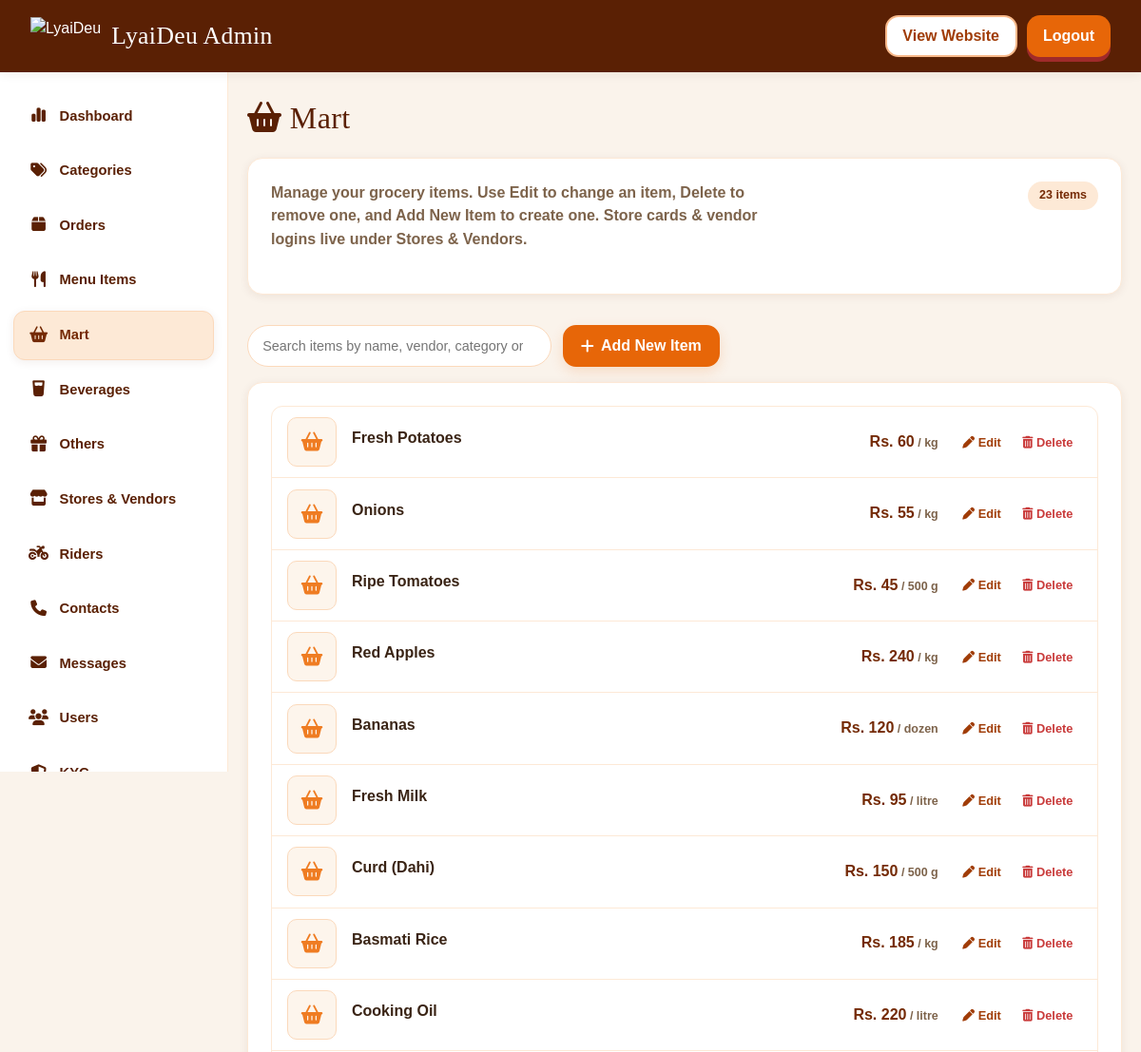
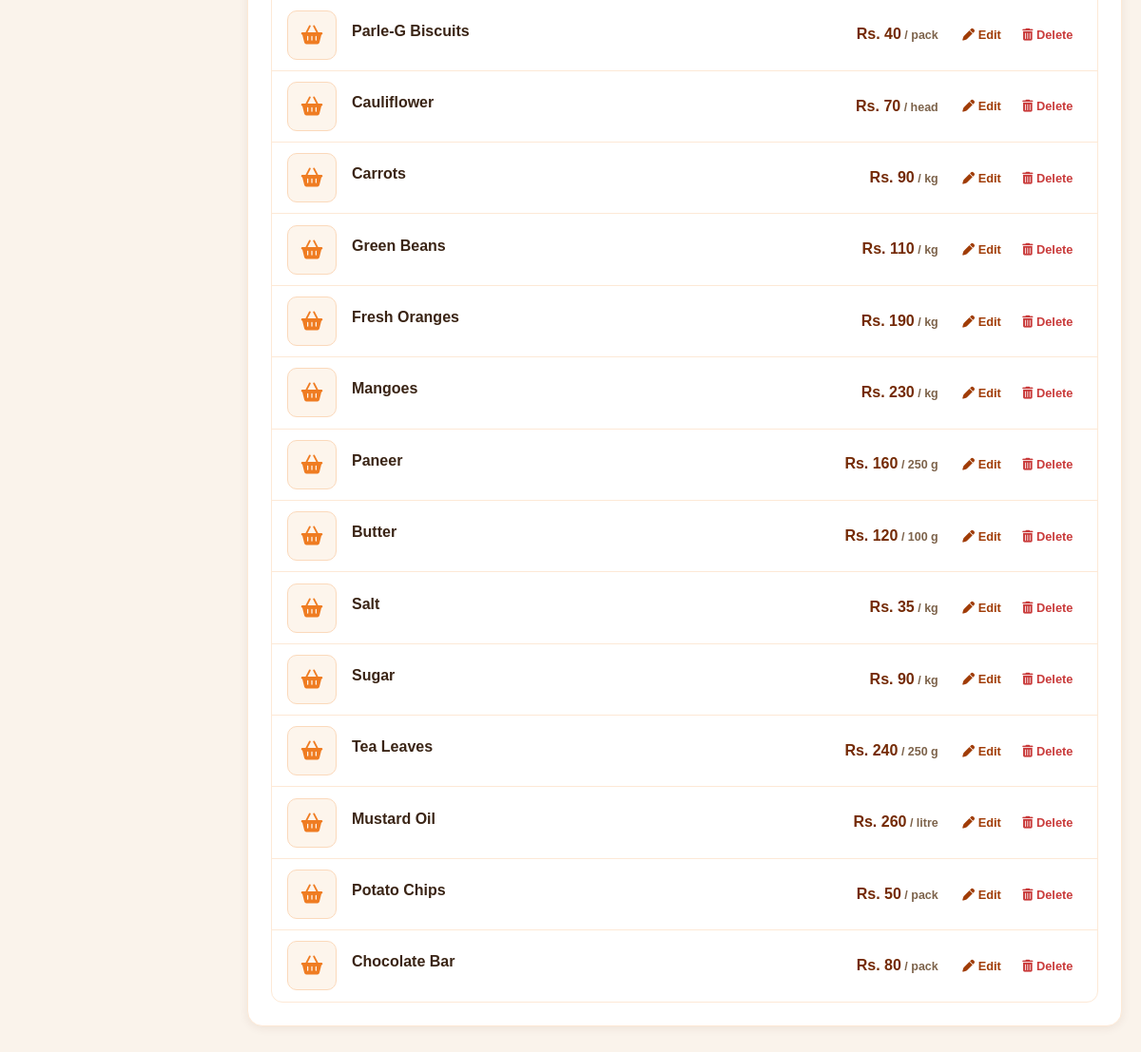
The page /admin_mart.php (signed in) on the database its author committed (2 pictures, top to bottom).
### tables this page shows
CREATE TABLE IF NOT EXISTS mart_items (
  id INT UNSIGNED NOT NULL AUTO_INCREMENT,
  name VARCHAR(255) NOT NULL,
  cat VARCHAR(50) NOT NULL,
  category_id INT UNSIGNED NULL,
  name_slug VARCHAR(120) NOT NULL DEFAULT '',
  unit VARCHAR(50) NOT NULL DEFAULT '',
  price INT UNSIGNED NOT NULL DEFAULT 0,
  tag VARCHAR(100) NOT NULL DEFAULT '',
  `desc` TEXT NOT NULL,
  img VARCHAR(500) NOT NULL DEFAULT '',
  vendor_id INT UNSIGNED NULL DEFAULT NULL,
  has_variants TINYINT(1) NOT NULL DEFAULT 0,
  PRIMARY KEY (id),
  KEY idx_mart_items_category (category_id)
);

### site_config.php (called while the page is built, shortened)
<?php
function lyaideu_load_pdo(): ?PDO {
    static $pdo = null;
    static $tried = false;
    if ($tried) {
        return $pdo;
    }
    if (isset($GLOBALS['pdo']) && $GLOBALS['pdo'] instanceof PDO) {
        $pdo = $GLOBALS['pdo'];
        return $pdo;
    }
    return $pdo;
}
function lyaideu_settings(): array {
    if (!isset($GLOBALS['__lyaideu_settings_loaded'])) {
        $pdo = lyaideu_load_pdo();
        if ($pdo instanceof PDO) {
            try {
                foreach ($pdo->query('SELECT skey, sval FROM settings') as $row) {
                    $GLOBALS['__lyaideu_settings'][$row['skey']] = (string)$row['sval'];
                }
            } catch (Throwable $e) {
                $GLOBALS['__lyaideu_settings'] = [];
            }
        }
    }
    return $GLOBALS['__lyaideu_settings'];
}
function site_setting(string $key, ?string $default = null): string {
    $settings = lyaideu_settings();
    $value = $settings[$key] ?? null;
    return $value;
}
function lyaideu_categories(?string $type = null): array {
    $cacheKey = (string)$type;
    $pdo = lyaideu_load_pdo();
    $sql = 'SELECT id, name, slug, type, parent_id, sort_order, icon, image FROM categories';
    $params = [];
    if ($type !== null && $type !== '') {
        $sql .= ' WHERE type = :type';
        $params[':type'] = $type;
    }
    $sql .= ' ORDER BY type, sort_order, name';
    $st = $pdo->prepare($sql);
    $st->execute($params);
    $rows = $st->fetchAll();
    return $rows;
}
function lyaideu_categories_flat(string $type, int $excludeId = 0): array {
    $all = lyaideu_categories($type);
    $byParent = [];
    foreach ($all as $c) {
        $byParent[(int)$c['parent_id']][] = $c;
    }
    $out = [];
    $walk = function (int $parentId, int $depth) use (&$walk, &$out, $byParent): void {
        foreach (($byParent[$parentId] ?? []) as $c) {
            $c['depth'] = $depth;
            $out[] = $c;
        }
    };
    return $out;
}
function site_logo_url(): string {
    return site_setting('site_logo', 'logo.png');
}

### admin_mart.php (the view, shortened to what this page needs)
<?php
require_once __DIR__ . '/admin_inc.php';
require_once __DIR__ . '/site_config.php';
$martCatsFlat = lyaideu_categories_flat('mart');
try {
    $items = $pdo->query(
        'SELECT id, name, cat, unit, price, tag, `desc`, img, category_id, vendor_id, has_variants FROM mart_items ORDER BY id'
    )->fetchAll();
} catch (Throwable $e) {
    http_response_code(500);
    exit('Could not load mart items.');
}
$catNameById = [];
foreach ($martCatsFlat as $mc) {
    $catNameById[(int)$mc['id']] = $mc['name'];
}
$vendorNameById = [];
$ce = fn($v) => htmlspecialchars((string)$v, ENT_QUOTES, 'UTF-8');
function mart_thumb_html(string $img): string {
    return '<span class="pm-thumb pm-thumb-empty"><i class="fa-solid fa-basket-shopping"></i></span>';
}
admin_page_start('Mart', 'mart', 'Mart');
?>
<section class="admin-section">
    <div class="admin-section-top">
        <p class="section-sub">Manage your grocery items. Use <strong>Edit</strong> to change an item, <strong>Delete</strong> to remove one, and <strong>Add New Item</strong> to create one. Store cards &amp; vendor logins live under <strong>Stores &amp; Vendors</strong>.</p>
        <span class="admin-count-badge"><?= count($items) ?> items</span>
    </div>
</section>
<div class="pm-toolbar">
    <input type="search" class="wp-cat-search pm-search" id="martSearch" placeholder="Search items by name, vendor, category or tag…" aria-label="Search mart items">
    <button type="button" class="btn btn-primary" id="addItemBtn"><i class="fa-solid fa-plus"></i> Add New Item</button>
</div>
<section class="admin-section">
    <div class="pm-list" id="martList">
        <?php foreach ($items as $i => $m): $id = (int)$m['id']; ?>
        <?php $catName = $catNameById[(int)$m['category_id']] ?? ''; $vendorName = $vendorNameById[(int)$m['vendor_id']] ?? ''; ?>
        <div class="pm-row" data-search="<?= $ce(strtolower((string)$m['name'] . ' ' . $vendorName . ' ' . $catName . ' ' . $m['unit'] . ' ' . $m['tag'])) ?>">
            <div class="pm-item">
                <?= mart_thumb_html((string)$m['img']) ?>
                <span class="pm-body">
                    <span class="pm-name"><?= $ce($m['name']) ?></span>
                </span>
                <span class="pm-price">Rs. <?= (int)$m['price'] ?><?php if ($m['unit'] !== ''): ?><span class="pm-unit"> / <?= $ce($m['unit']) ?></span><?php endif; ?></span>
                <span class="pm-actions">
                    <button type="button" class="pm-act pm-edit" data-target="pm-edit-<?= $id ?>"><i class="fa-solid fa-pen"></i> Edit</button>
                    <form class="pm-del-inline" action="admin_save" method="POST">
                        <button type="submit" class="pm-act pm-del-btn" data-confirm="<?= $ce('Delete "' . $m['name'] . '" from the Mart? This cannot be undone.') ?>"><i class="fa-solid fa-trash-can"></i> Delete</button>
                    </form>
                </span>
            </div>
        </div>
        <?php endforeach; ?>
    </div>
</section>
<?php
admin_page_end();

### admin_inc.php (shortened to what this page needs)
<?php
require_once __DIR__ . '/site_config.php';
function admin_csrf_token(): string {
    return $_SESSION['csrf_admin'];
}
function admin_nav_items(): array {
    return [
        'dashboard' => ['label' => 'Dashboard', 'href' => 'admin', 'icon' => '<i class="fa-solid fa-chart-simple"></i>'],
        'categories' => ['label' => 'Categories', 'href' => 'admin_categories', 'icon' => '<i class="fa-solid fa-tags"></i>'],
        'orders' => ['label' => 'Orders', 'href' => 'admin_orders', 'icon' => '<i class="fa-solid fa-box"></i>'],
        'dishes' => ['label' => 'Menu Items', 'href' => 'admin_dishes', 'icon' => '<i class="fa-solid fa-utensils"></i>'],
        'mart' => ['label' => 'Mart', 'href' => 'admin_mart', 'icon' => '<i class="fa-solid fa-basket-shopping"></i>'],
        'beverages' => ['label' => 'Beverages', 'href' => 'admin_beverages', 'icon' => '<i class="fa-solid fa-glass-water"></i>'],
        'others' => ['label' => 'Others', 'href' => 'admin_others', 'icon' => '<i class="fa-solid fa-gift"></i>'],
        'hotels' => ['label' => 'Stores & Vendors', 'href' => 'admin_vendors', 'icon' => '<i class="fa-solid fa-store"></i>'],
        'riders' => ['label' => 'Riders', 'href' => 'admin_riders', 'icon' => '<i class="fa-solid fa-motorcycle"></i>'],
        'contacts' => ['label' => 'Contacts', 'href' => 'admin_contacts', 'icon' => '<i class="fa-solid fa-phone"></i>'],
        'messages' => ['label' => 'Messages', 'href' => 'admin_messages', 'icon' => '<i class="fa-solid fa-envelope"></i>'],
        'users' => ['label' => 'Users', 'href' => 'admin_users', 'icon' => '<i class="fa-solid fa-users"></i>'],
        'kyc' => ['label' => 'KYC', 'href' => 'admin_kyc', 'icon' => '<i class="fa-solid fa-shield-halved"></i>'],
        'settings' => ['label' => 'Settings', 'href' => 'admin_settings', 'icon' => '<i class="fa-solid fa-gear"></i>'],
    ];
}
function admin_logout_button(): string {
    return '<form method="POST" class="admin-logout-form">
        <input type="hidden" name="csrf_token" value="' . htmlspecialchars(admin_csrf_token(), ENT_QUOTES, 'UTF-8') . '">
        <button type="submit" name="logout" class="btn btn-primary admin-logout-btn">Logout</button>
    </form>';
}
function admin_page_start(string $pageTitle, string $activeNav, ?string $heading = null): void {
    $heading = $heading ?? $pageTitle;
    $navItems = admin_nav_items();
    $logo = htmlspecialchars(site_logo_url(), ENT_QUOTES, 'UTF-8');
    echo '<!DOCTYPE html><html lang="en"><head><meta charset="UTF-8"><meta name="viewport" content="width=device-width, initial-scale=1.0">';
    echo '
<link rel="stylesheet" href="https://cdnjs.cloudflare.com/ajax/libs/font-awesome/6.5.2/css/all.min.css">
<link rel="stylesheet" href="css/style.css?v=32"></head><body class="admin-body">';
    echo '<header class="admin-header"><div class="admin-header-brand"><button type="button" class="admin-nav-toggle" id="adminNavToggle" aria-label="Toggle admin menu" aria-expanded="false"><span></span><span></span><span></span></button><a href="admin" class="admin-brand-link"><img class="brand-logo" src="' . $logo . '" alt="LyaiDeu"><h1 class="display">LyaiDeu Admin</h1></a></div>';
    echo '<div class="admin-actions"><a href="index" target="_blank" class="btn btn-outline">View Website</a>';
    echo admin_logout_button();
    echo '</div></header>';
    echo '<div class="admin-shell"><aside class="admin-sidebar" id="adminSidebar"><nav class="admin-nav" aria-label="Admin sections">';
    foreach ($navItems as $key => $item) {
        $active = $key === $activeNav ? ' active' : '';
        echo '<a class="admin-nav-link' . $active . '" href="' . htmlspecialchars($item['href'], ENT_QUOTES, 'UTF-8') . '">';
        echo '<span class="admin-nav-icon">' . $item['icon'] . '</span><span>' . htmlspecialchars($item['label'], ENT_QUOTES, 'UTF-8') . '</span></a>';
    }
    echo '</nav></aside><main class="admin-main"><div class="admin-container">';
    $activeIcon = $navItems[$activeNav]['icon'] ?? '';
    echo '<div class="admin-page-head"><h2 class="display admin-page-title">' . $activeIcon . ' ' . htmlspecialchars($heading, ENT_QUOTES, 'UTF-8') . '</h2></div>';
}
function admin_page_end(): void {
    echo '</div></main></div>';
    echo '</body></html>';
}

### rows shown on the page
mart_items: name "Fresh Potatoes", price "60", unit "kg"
mart_items: name "Onions", price "55", unit "kg"
mart_items: name "Ripe Tomatoes", price "45", unit "500 g"
mart_items: name "Red Apples", price "240", unit "kg"
mart_items: name "Bananas", price "120", unit "dozen"
mart_items: name "Fresh Milk", price "95", unit "litre"
mart_items: name "Curd (Dahi)", price "150", unit "500 g"
mart_items: name "Basmati Rice", price "185", unit "kg"
mart_items: name "Cooking Oil", price "220", unit "litre"
mart_items: name "Parle-G Biscuits", price "40", unit "pack"
mart_items: name "Cauliflower", price "70", unit "head"
mart_items: name "Carrots", price "90", unit "kg"
mart_items: name "Green Beans", price "110", unit "kg"
mart_items: name "Fresh Oranges", price "190", unit "kg"
mart_items: name "Mangoes", price "230", unit "kg"
mart_items: name "Paneer", price "160", unit "250 g"
mart_items: name "Butter", price "120", unit "100 g"
mart_items: name "Salt", price "35", unit "kg"
mart_items: name "Sugar", price "90", unit "kg"
mart_items: name "Tea Leaves", price "240", unit "250 g"
mart_items: name "Mustard Oil", price "260", unit "litre"
mart_items: name "Potato Chips", price "50", unit "pack"
mart_items: name "Chocolate Bar", price "80", unit "pack"

### other values the page prints
$item['label'] "Dashboard"
$item['label'] "Categories"
$item['label'] "Orders"
$item['label'] "Menu Items"
$item['label'] "Mart"
$item['label'] "Beverages"
$item['label'] "Others"
$item['label'] "Stores & Vendors"
$item['label'] "Riders"
$item['label'] "Contacts"
$item['label'] "Messages"
$item['label'] "Users"
$heading "Mart"
count($items) "23"
